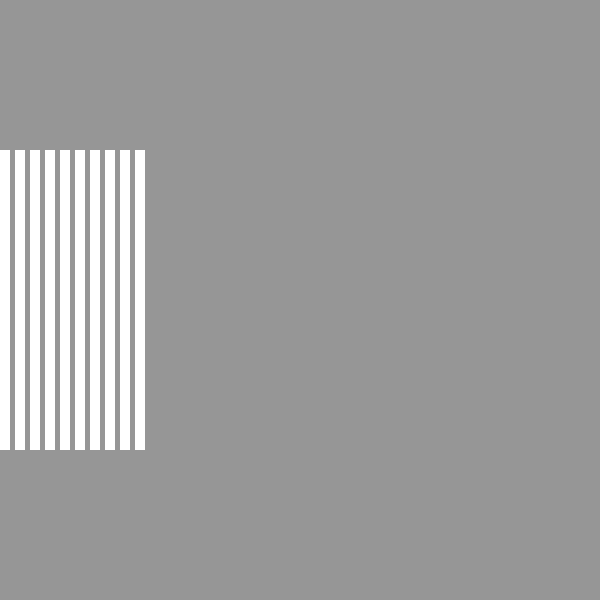
Frame 1 (no input)
Frame 60 (the mouse pressed at the canvas centre just before this capture): identical to frame 1, image omitted
Frame 120 (the mouse held since frame 60 and released just before this capture): identical to frame 1, image omitted

The Processing sketch that drew this single still picture (run headless with seeded random() and noise(); from frame 60 on, the mouse is pressed at the canvas centre):

// Processing sketch: Question_12
// ── Question_12.pde
void setup() {
  size(600, 600);
  noStroke();
}

void draw() {
  background(150);
  for (int i = 0; i <10; i++) {
    int x = 15;
    rect(x*i, 150, 10, 300);
    x += 60;
  }
}
